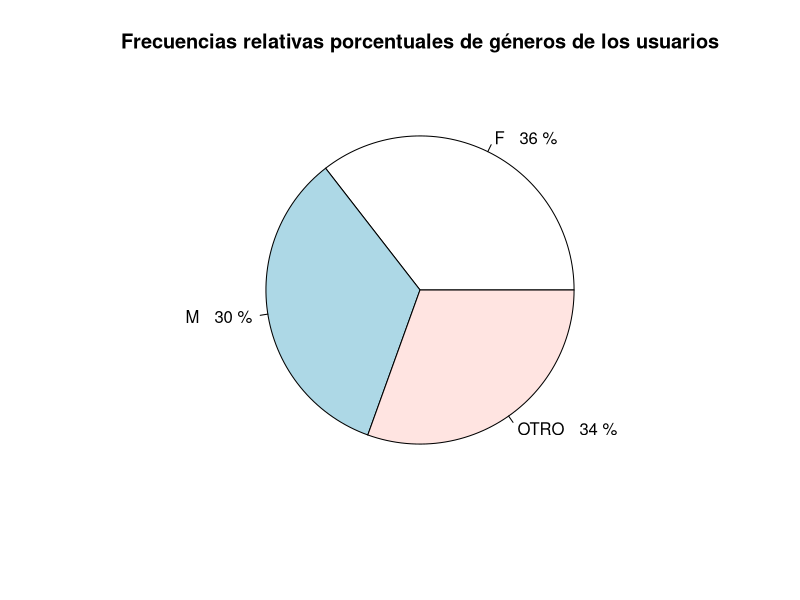
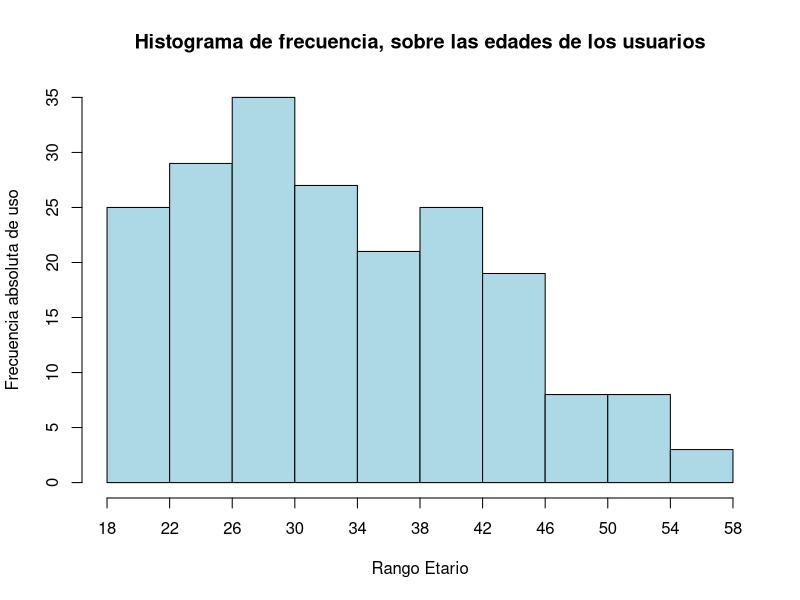
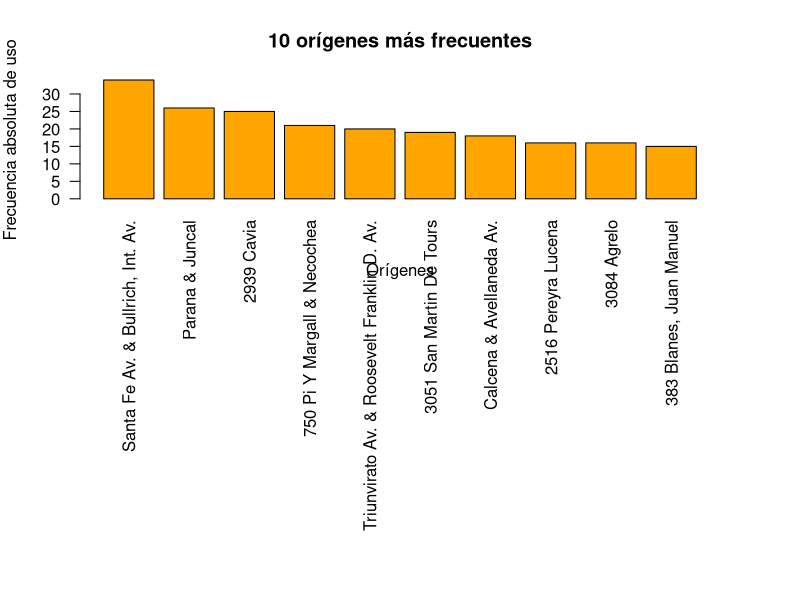
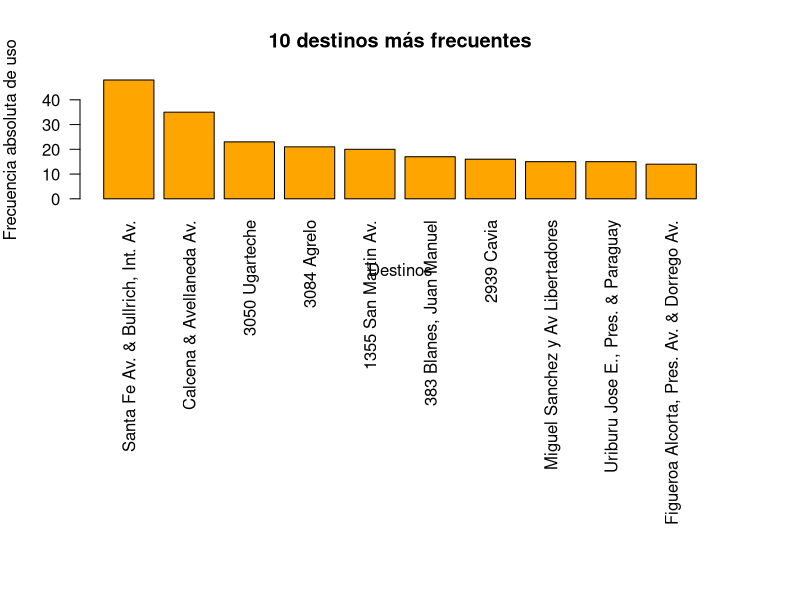
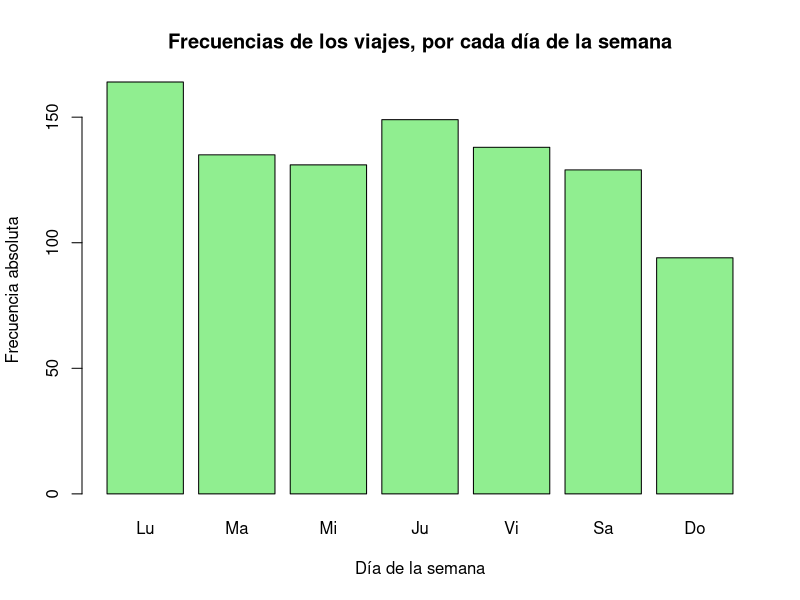
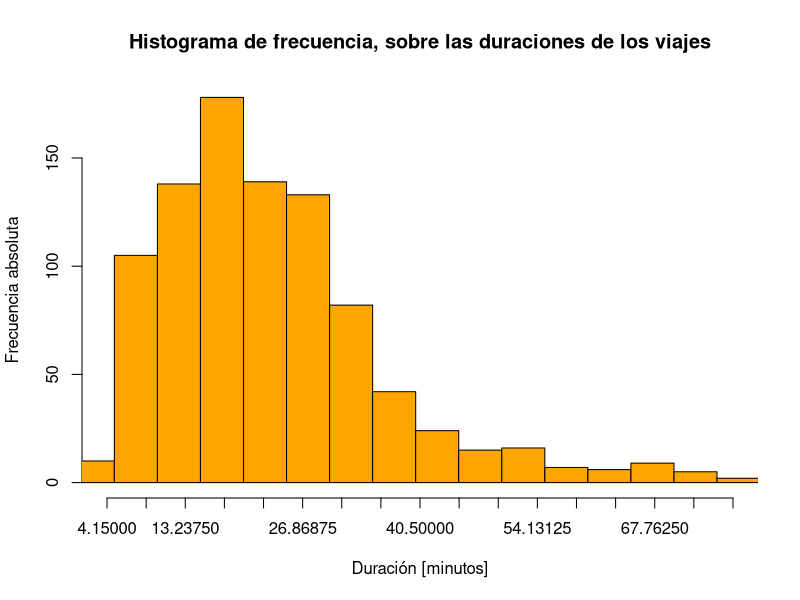
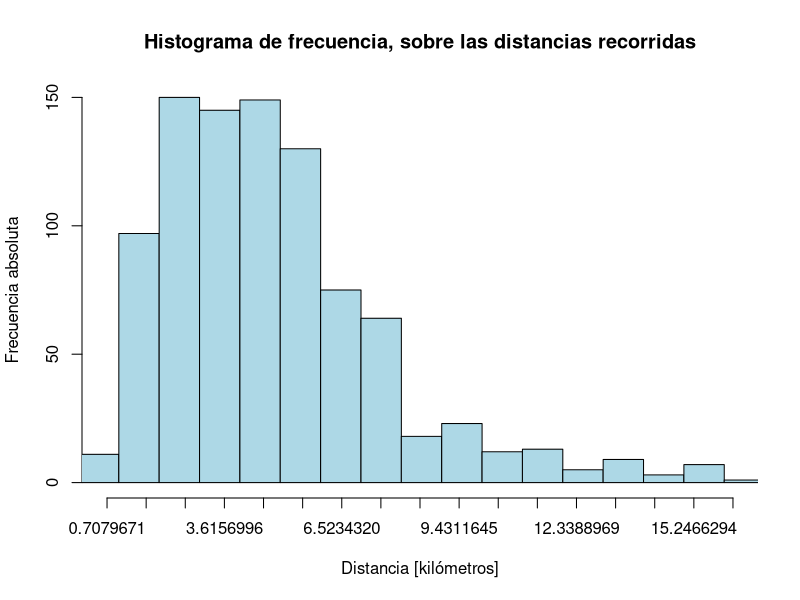
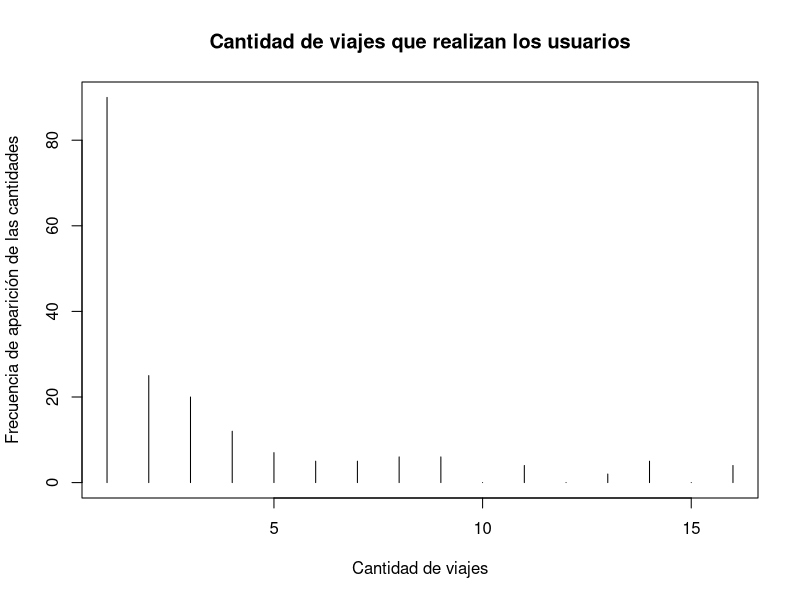

The R script that drew these images, in order:
library("dplyr")
library("rmarkdown")

usuarios <- read.csv("usuarios.csv")
recorridos <- read.csv("recorridos.csv")

# === FORMATEO DE DIAS === #
recorridos$dia <- factor(recorridos$dia, levels = c("Lunes", "Martes", "Miércoles", "Jueves", "Viernes", "Sábado", "Domingo"), ordered = TRUE)
levels(recorridos$dia) <- c("Lu", "Ma", "Mi", "Ju", "Vi", "Sa", "Do")

save.factor.as.piechart <- function(factor, filename, sort = FALSE, ...) {
    summarized <- summary(factor)

    target <-
        if (sort)
            sort(summarized, decreasing = TRUE)
        else
            summarized

    print("Barplot data summary:")
    print(summarized)

    relative.percentages <- round(summarized / sum(summarized) * 100)
    labels <- paste(names(summarized), " ", relative.percentages, "%")

    png(filename)
    pie(target, labels = labels, ...)
    invisible(dev.off())
}

save.factor.as.barplot <- function(factor, filename, sort = FALSE, ...) {
    summarized <- summary(factor)

    target <-
        if (sort)
            sort(summarized, decreasing = TRUE)
        else
            summarized

    print("Barplot data summary:")
    print(summarized)

    png(filename)
    barplot(target, ...)
    invisible(dev.off())
}

save.ordinal.as.vlines <- function(ordinal, filename, ...) {
    png(filename)
    plot(ordinal, type = "h", ...)
    invisible(dev.off())
}

save.best.barplot <- function(factor, filename, size, ...) {
    summarized <- summary(factor, maxsum = length(factor))

    target <- sort(summarized, decreasing = TRUE)

    best = head(target, size)

    print("Best:")
    print(names(best))
    print("Best percentage:")
    print(sum(best) / sum(summarized) * 100)

    png(filename, width = 960, height = 960)
    par(mar=c(20,4,4,4))
    barplot(best, ...)
    invisible(dev.off())
}

save.as.histogram <- function(values, filename, ...) {
    print("Histogram data summary:")
    print(summary(values))

    png(filename)
    hist(values, ...)
    invisible(dev.off())
}

remove.outliers <- function(values) {
    Q1 <- quantile(values, 0.25)
    Q3 <- quantile(values, 0.75)
    IQR <- IQR(values)
    return(subset(values, values > (Q1 - 3 * IQR) & values < (Q3 + 3 * IQR)))
}

save.as.boxplot <- function(categories, distribution, filename, ...) {
    png(filename)
    boxplot(distribution ~ categories, ...)
    invisible(dev.off())
}

histogram.params <- function(values, interval = FALSE, breaks = FALSE) {
    min <- min(values)
    max <- max(values)

    limits <- c(min, max)

    breaks <-
        if (interval)
            seq(min, max, interval)
        else if (breaks)
            breaks
        else
            "Sturges"

    xaxp <-
        if (interval)
            c(min, max, length(breaks) - 1)
        else if (breaks)
            c(min, max, breaks)
        else
            NULL

    return(list(limits = limits, breaks = breaks, xaxp = xaxp))
}


# === GENEROS === #
generos <- factor(usuarios$genero_usuario)
save.factor.as.piechart(generos, "generos.png", sort = TRUE,
                        main = "Frecuencias relativas porcentuales de géneros de los usuarios",
                        clockwise = FALSE)


# === EDADES === #
edades <- usuarios$edad_usuario
params <- histogram.params(edades, 4)
save.as.histogram(edades, "edades.png",
                  xlim = params$limit,
                  xaxp = params$xaxp,
                  breaks = params$breaks,
                  main = "Histograma de frecuencia, sobre las edades de los usuarios",
                  xlab = "Rango Etario",
                  ylab = "Frecuencia absoluta de uso",
                  col = "lightblue")


# === ORIGEN  === #
origenes <- factor(recorridos$direccion_estacion_origen)
save.best.barplot(origenes, "origenes.png", 10,
                  main = "10 orígenes más frecuentes",
                  xlab = "Orígenes",
                  ylab = "Frecuencia absoluta de uso",
                  col = "orange",
                  las = 2)


# === DESTINO  === #
destinos <- factor(recorridos$direccion_estacion_destino)
save.best.barplot(destinos, "destinos.png", 10,
                  main = "10 destinos más frecuentes",
                  xlab = "Destinos",
                  ylab = "Frecuencia absoluta de uso",
                  col = "orange",
                  las = 2)


# === DIAS === #
save.factor.as.barplot(recorridos$dia, "dias.png", sort = FALSE,
                       main = "Frecuencias de los viajes, por cada día de la semana",
                       xlab = "Día de la semana",
                       ylab = "Frecuencia absoluta",
                       col = "lightgreen")


# === DURACION  === #
duracion <- recorridos$duracion_recorrido
removed <- remove.outliers(duracion)

print("Percentage of outliers:")
print((1 - (length(removed) / length(duracion))) * 100)

removed <- removed / 60

params <- histogram.params(removed, breaks = 16)
save.as.histogram(removed, "duracion.png",
                  xlim = params$limit,
                  xaxp = params$xaxp,
                  breaks = params$breaks,
                  main = "Histograma de frecuencia, sobre las duraciones de los viajes",
                  xlab = "Duración [minutos]",
                  ylab = "Frecuencia absoluta",
                  col = "orange")


# === DISTANCIA  === #
distancia <- recorridos$distancia
removed <- remove.outliers(distancia)

print("Percentage of outliers:")
print((1 - (length(removed) / length(distancia))) * 100)

removed <- removed / 1000

params <- histogram.params(removed, breaks = 16)
save.as.histogram(removed, "distancia.png",
                  xlim = params$limit,
                  xaxp = params$xaxp,
                  breaks = params$breaks,
                  main = "Histograma de frecuencia, sobre las distancias recorridas",
                  xlab = "Distancia [kilómetros]",
                  ylab = "Frecuencia absoluta",
                  col = "lightblue")


# === COMBINACION DE DATOS === #
join <- merge(usuarios, recorridos)


# === CANTIDAD DE VIAJES POR PERSONA === #
counts.by.user <- join %>% group_by(id_usuario) %>% summarise(count = n())
count <- counts.by.user$count %>% remove.outliers() %>% factor(levels = 1:16) %>% summary()
save.ordinal.as.vlines(count, "viajes.png",
                       main = "Cantidad de viajes que realizan los usuarios",
                       xlab = "Cantidad de viajes",
                       ylab = "Frecuencia de aparición de las cantidades",
                       col = "black")

# === DISTANCIA POR DIA === #
save.as.boxplot(join$dia, join$distancia, "bivariado.png",
                main = "Boxplot de distancia en metros por cada día de la semana",
                ylab = "Distancia [metros]",
                xlab = "Día de la semana",
                col = "lightgreen",
                outline = FALSE)
